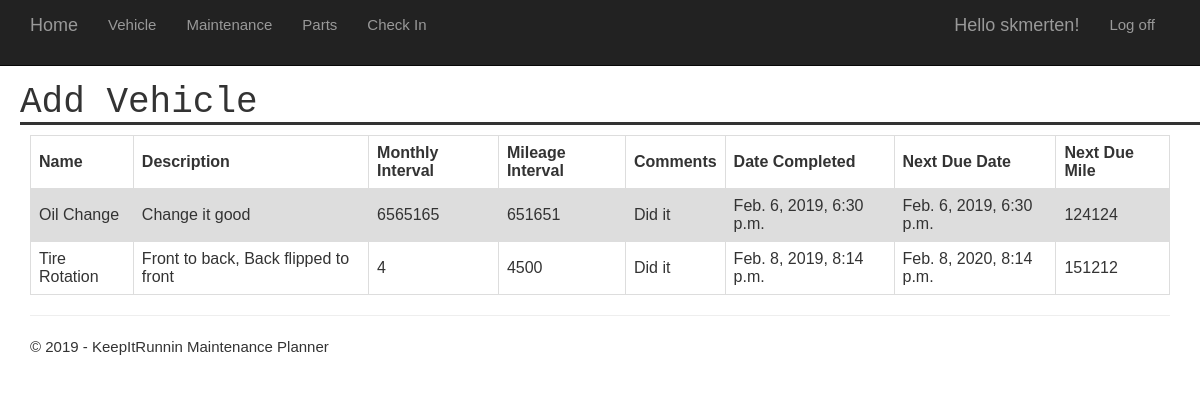
The page /maintenance/history/ (signed in) on the database as committed earlier.
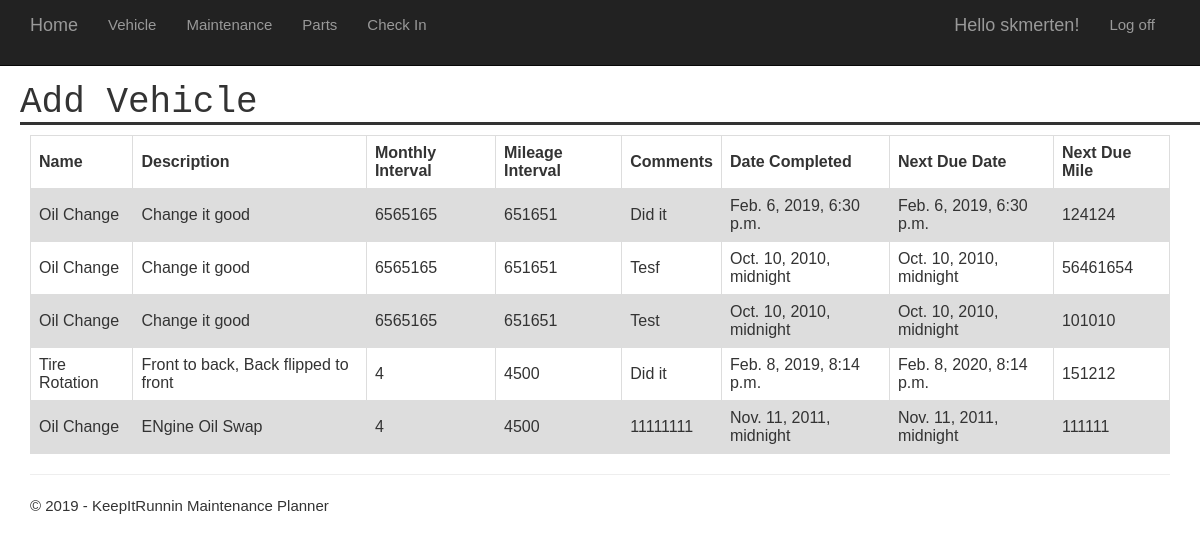
The same page on the database as committed later.
### app/models.py (models this page shows, shortened)
class Maintenance_History(models.Model):
    maintenance = models.ForeignKey(Maintenance, on_delete=models.CASCADE)
    comments = models.CharField(max_length=250)
    date_completed = models.DateTimeField()
    current_mileage = models.IntegerField(max_length=None)
    next_due_date = models.DateTimeField()
    next_due_mile = models.IntegerField(max_length=None)
    completed = models.IntegerField(max_length=None)

class Maintenance(models.Model):
    vehicle = models.ForeignKey(Vehicle, on_delete=models.CASCADE)
    name = models.CharField(max_length=100)
    description = models.CharField(max_length=100,null=True)
    months = models.IntegerField(max_length=None)
    miles = models.IntegerField(max_length=None)
    materials = models.CharField(max_length=250,null=True)
    comments = models.CharField(max_length=250,null=True)

### app/views.py (the view)
# urls.py: path('maintenance/history/', app.views.viewMaintHist, name='viewMaintHist'),
@login_required(login_url='/login')
def viewMaintHist(request):
    assert isinstance(request, HttpRequest)
    return render(
        request,
        'app/viewMaintHist.html',
        {
            'title':'Add Vehicle',
            'year':datetime.now().year,
            'maintenanceHistory': Maintenance_History.objects.filter(maintenance__vehicle__user=request.user)
        }
    )

### app/templates/app/viewMaintHist.html (shortened to what this page needs)
{% extends "app/layout.html" %}
{% block content %}
<div>
    <table id="schedulMaint2">
      <tr>
        <th>Name</th>
        <th>Description</th>
        <th>Monthly Interval</th>
	    <th>Mileage Interval</th>
	    <th>Comments</th>
	    <th>Date Completed</th>
	    <th>Next Due Date</th>
	    <th>Next Due Mile</th>
      </tr>
        {% for each in maintenanceHistory %}
	        <tr>
            <td>{{each.maintenance.name}}</td>
            <td>{{each.maintenance.description}}</td>
            <td>{{each.maintenance.months}}</td>
            <td>{{each.maintenance.miles}}</td>
            <td>{{each.comments}}</td>
            <td>{{each.date_completed}}</td>
            <td>{{each.next_due_date}}</td>
            <td>{{each.next_due_mile}}</td>
	        </tr>
        {% endfor %}
    </table>
</div>
{% endblock %}

Rows that differ between the two databases and show on the page:
added Maintenance_History: maintenance.name "Oil Change", maintenance.description "Change it good", maintenance.months "6565165", maintenance.miles "651651", comments "Tesf", date_completed "Oct. 10, 2010, midnight", next_due_date "Oct. 10, 2010, midnight", next_due_mile "56461654"
added Maintenance_History: maintenance.name "Oil Change", maintenance.description "Change it good", maintenance.months "6565165", maintenance.miles "651651", comments "Test", date_completed "Oct. 10, 2010, midnight", next_due_date "Oct. 10, 2010, midnight", next_due_mile "101010"
added Maintenance_History: maintenance.name "Oil Change", maintenance.description "ENgine Oil Swap", maintenance.months "4", maintenance.miles "4500", comments "11111111", date_completed "Nov. 11, 2011, midnight", next_due_date "Nov. 11, 2011, midnight", next_due_mile "111111"
